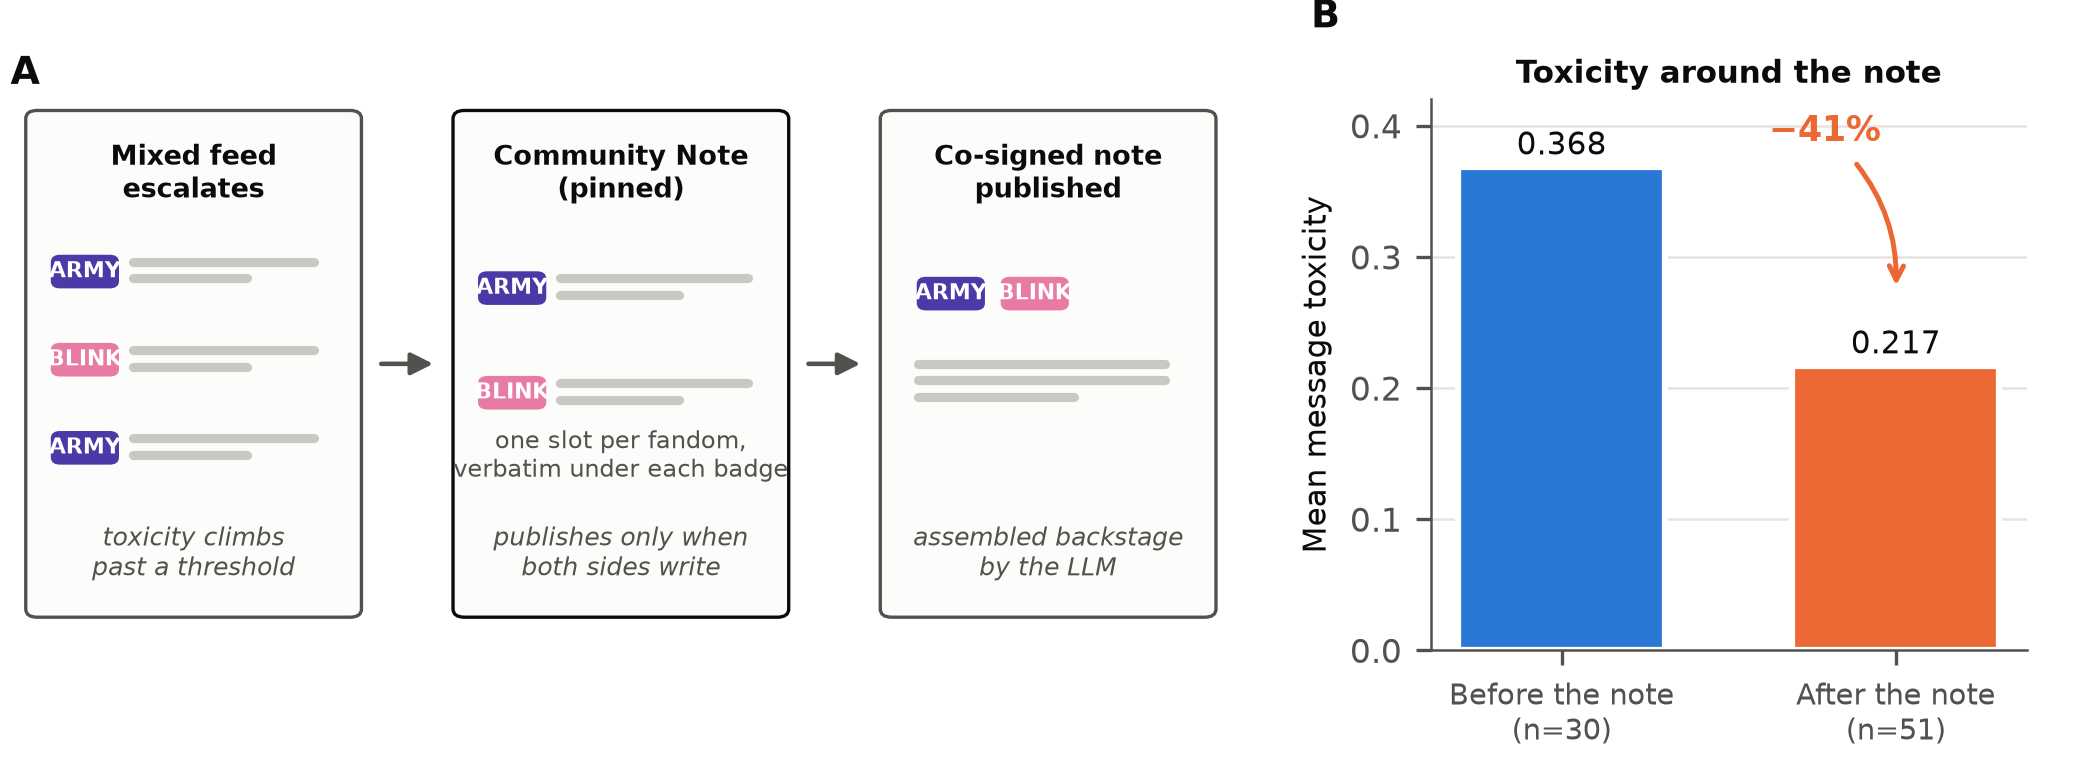

Source code (Python):
#!/usr/bin/env python3
"""Figure 1 (teaser): the Community Notes mechanism, and the headline drop.

Run: python3 fig_teaser.py   ->  fig_teaser.png (here) + paper/figures/fig_teaser.pdf
"""
from defuselab import (BLUE, ORANGE, VIOLET, MAGENTA, INK, INK2, GRID, SURFACE,
                       FancyArrowPatch, FancyBboxPatch, S, bar_labels, clean_axes,
                       free, free_tox, note, note_tox, plt, save)

BOXW = 0.44


def rounded(ax, x, y, w, h, fc, ec, lw=0.8, r=0.015):
    ax.add_patch(FancyBboxPatch((x, y), w, h,
                                boxstyle=f"round,pad=0,rounding_size={r}",
                                fc=fc, ec=ec, lw=lw, mutation_aspect=1))


def badge(ax, x, y, fandom):
    col = VIOLET if fandom == "ARMY" else MAGENTA
    rounded(ax, x, y, 0.085, 0.055, col, col, r=0.01)
    ax.text(x + 0.0425, y + 0.0275, fandom, ha="center", va="center",
            fontsize=5.2, color="white", fontweight="bold")


def msg_lines(ax, x, y, w, n=2, color=GRID):
    for i in range(n):
        ax.plot([x, x + w * (0.95 if i < n - 1 else 0.6)], [y - 0.03 * i] * 2,
                color=color, lw=2.2, solid_capstyle="round")


def stage(ax, x0, title, edge=INK2):
    rounded(ax, x0, 0.06, BOXW, 0.92, "#fcfcfb", edge)
    ax.text(x0 + BOXW / 2, 0.865, title, ha="center", va="center",
            fontsize=6.4, fontweight="bold")


def caption(ax, x0, text):
    ax.text(x0 + BOXW / 2, 0.175, text, ha="center", va="center", fontsize=5.9,
            color=INK2, style="italic")


def main():
    fig = plt.figure(figsize=(7.0, 2.55))
    gs = fig.add_gridspec(1, 2, width_ratios=[2.05, 1], wspace=0.22,
                          left=0.005, right=0.965, top=0.87, bottom=0.15)

    # ---- Panel A: the mechanism, in three stages -------------------------
    ax = fig.add_subplot(gs[0])
    ax.set_xlim(0, 1.60)
    ax.set_ylim(0, 1)
    ax.axis("off")

    stage(ax, 0.02, "Mixed feed\nescalates")
    for i, fan in enumerate(["ARMY", "BLINK", "ARMY"]):
        yy = 0.66 - i * 0.16
        badge(ax, 0.055, yy, fan)
        msg_lines(ax, 0.16, yy + 0.045, 0.25, 2, "#c9c8c2")
    caption(ax, 0.02, "toxicity climbs\npast a threshold")

    ax.add_patch(FancyArrowPatch((0.475, 0.52), (0.565, 0.52), arrowstyle="-|>",
                                 mutation_scale=11, color=INK2, lw=1.1))

    stage(ax, 0.58, "Community Note\n(pinned)", INK)
    badge(ax, 0.615, 0.63, "ARMY")
    msg_lines(ax, 0.72, 0.675, 0.26, 2, "#c9c8c2")
    badge(ax, 0.615, 0.44, "BLINK")
    msg_lines(ax, 0.72, 0.485, 0.26, 2, "#c9c8c2")
    ax.text(0.80, 0.315, "one slot per fandom,\nverbatim under each badge",
            ha="center", fontsize=5.7, color=INK2)
    caption(ax, 0.58, "publishes only when\nboth sides write")

    ax.add_patch(FancyArrowPatch((1.035, 0.52), (1.125, 0.52), arrowstyle="-|>",
                                 mutation_scale=11, color=INK2, lw=1.1))

    stage(ax, 1.14, "Co-signed note\npublished")
    badge(ax, 1.19, 0.62, "ARMY")
    badge(ax, 1.30, 0.62, "BLINK")
    msg_lines(ax, 1.19, 0.52, 0.34, 3, "#c9c8c2")
    caption(ax, 1.14, "assembled backstage\nby the LLM")
    ax.text(0.0, 1.08, "A", fontsize=9, fontweight="bold", va="top")

    # ---- Panel B: the story in one bar pair ------------------------------
    axb = fig.add_subplot(gs[1])
    bars = axb.bar([0, 1], [free_tox.mean(), note_tox.mean()], width=0.62,
                   color=[BLUE, ORANGE], edgecolor=SURFACE, linewidth=1.5)
    bar_labels(axb, bars)
    axb.set_xticks([0, 1])
    axb.set_xticklabels([f"Before the note\n(n={len(free)})",
                         f"After the note\n(n={len(note)})"], fontsize=7)
    axb.set_ylabel("Mean message toxicity", fontsize=7.5)
    axb.set_ylim(0, 0.42)
    clean_axes(axb)
    axb.annotate(f"−{S['redPct']}%", xy=(1, note_tox.mean() + 0.055),
                 xytext=(0.62, free_tox.mean() + 0.02), fontsize=8.5,
                 fontweight="bold", color=ORANGE,
                 arrowprops=dict(arrowstyle="->", color=ORANGE, lw=1.2,
                                 connectionstyle="arc3,rad=-0.25"))
    axb.set_title("Toxicity around the note", fontsize=7.5, pad=4)
    axb.text(-0.75, 0.475, "B", fontsize=9, fontweight="bold")

    save(fig, "fig_teaser")


if __name__ == "__main__":
    main()
